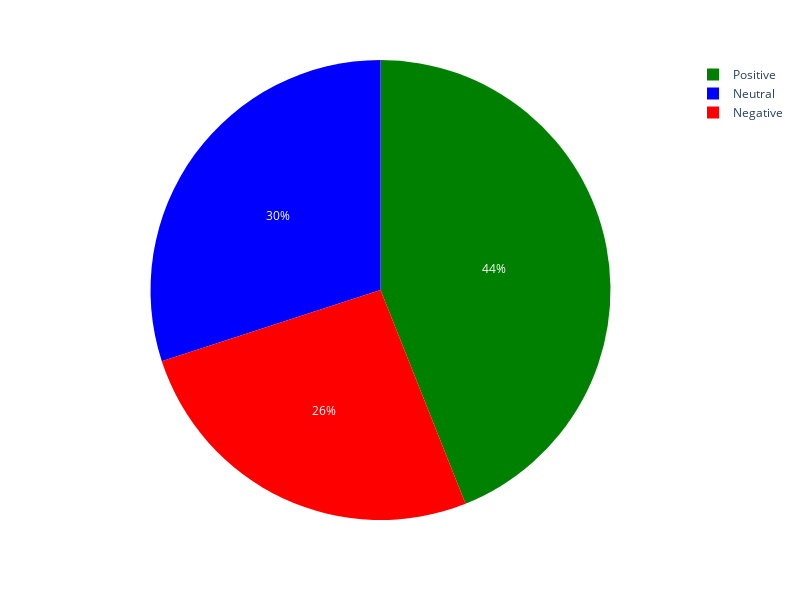

This figure's notebook cell:
### Code cell
fig=px.pie(sentiment_counts,names="sentiment",values="total",color="sentiment",color_discrete_map=color_map)
fig.update_layout(width=800, height=600)
fig.show()

### Figure 1 — Plotly figure (JSON) as saved in the notebook; plotly's stock layout.template omitted (floating-point values rounded to 4 significant figures)
{"data": [{"customdata": [["Negative"], ["Neutral"], ["Positive"]], "domain": {"x": [0, 1], "y": [0, 1]}, "hovertemplate": "sentiment=%{customdata[0]}<br>total=%{value}<extra></extra>", "labels": ["Negative", "Neutral", "Positive"], "legendgroup": "", "marker": {"colors": ["red", "blue", "green"]}, "name": "", "showlegend": true, "type": "pie", "values": [3105, 3581, 5248]}], "layout": {"height": 600, "legend": {"tracegroupgap": 0}, "margin": {"t": 60}, "width": 800}}
